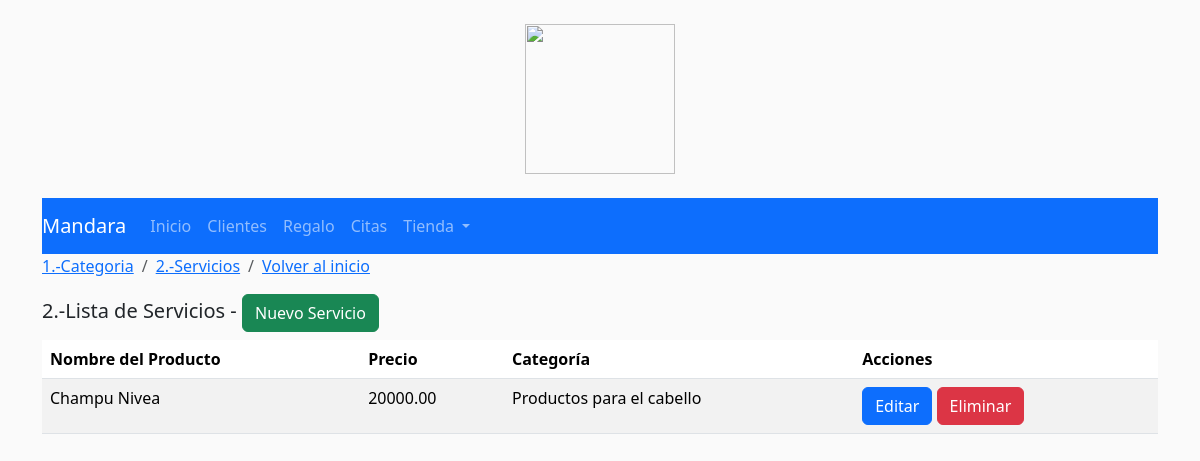
The app's page /admin_mandara/combos_db/lista_productos.php with its own data.
### tables this page shows
CREATE TABLE `producto` (
  `id_producto` int(11) NOT NULL,
  `nombre_producto` varchar(50) NOT NULL,
  `detalle_producto` varchar(250) NOT NULL,
  `precio_producto` decimal(10,2) NOT NULL,
  `imagen_producto` varchar(250) NOT NULL,
  `id_categoria` int(11) DEFAULT NULL
);

CREATE TABLE `categoria` (
  `id_categoria` int(11) NOT NULL,
  `nombre_categoria` varchar(50) NOT NULL,
  `tienda` int(10) NOT NULL
);

### admin_mandara/combos_db/lista_productos.php (the view, shortened to what this page needs)
<?php
echo "<div class='container'>";
include '../../sistema_obsequios/menu.php';
include '../templates/header.php';
include 'menu_edicion.php';
echo "<h5>2.-Lista de Servicios - <a href='formulario_producto.php' class='btn btn-success'>Nuevo Servicio</a></h5>";
echo "</div>";
?>
<?php
$servername = "localhost";
$username = "u852886994_mandara";
$password = "Mandara2023";
$dbname = "u852886994_mandara";
$conn = new mysqli($servername, $username, $password, $dbname);
$sql = "SELECT p.id_producto, p.nombre_producto, p.precio_producto, c.nombre_categoria
        FROM producto p
        INNER JOIN categoria c ON p.id_categoria = c.id_categoria";
$result = $conn->query($sql);
if ($result->num_rows > 0) {
    echo "<div class='container'>";
    echo "<div class='table-responsive'>";
    echo "<table class='table table-striped'>";
    echo "<thead>";
    echo "<tr>";
    echo "<th>Nombre del Producto</th>";
    echo "<th>Precio</th>";
    echo "<th>Categoría</th>";
    echo "<th>Acciones</th>";
    echo "</tr>";
    echo "</thead>";
    echo "<tbody>";
    while($row = $result->fetch_assoc()) {
        echo "<tr>";
        echo "<td>".$row["nombre_producto"]."</td>";
        echo "<td>".$row["precio_producto"]."</td>";
        echo "<td>".$row["nombre_categoria"]."</td>";
        echo "<td>
                <a href='editar_producto.php?id=".$row["id_producto"]."' class='btn btn-primary'>Editar</a>
                <button onclick='eliminarProducto(".$row["id_producto"].")' class='btn btn-danger'>Eliminar</button>
              </td>";
        echo "</tr>";
    }
    echo "</tbody>";
    echo "</table>";
    echo "</div>";
    echo "</div>";
} else {
    echo "No se encontraron productos.";
}
?>

### admin_mandara/templates/header.php (style rules this page uses)
body { background-color: #FAFAFA; }

### records on screen
producto: nombre_producto "Champu Nivea", precio_producto "20000.00", id_categoria.nombre_categoria "Productos para el cabello"
